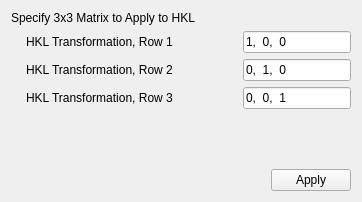
          <widget class="QWidget" name="scrollAreaWidgetContents_6">
           <property name="geometry">
            <rect>
             <x>0</x>
             <y>0</y>
             <width>362</width>
             <height>202</height>
            </rect>
           </property>
           <layout class="QVBoxLayout" name="verticalLayout_16">
            <item>
             <layout class="QHBoxLayout" name="horizontalLayout_37">
              <item>
               <widget class="QLabel" name="HKL_Transfrom_lbl">
                <property name="toolTip">
                 <string>Transform the UB matrix&lt;br&gt; and peak indexes using the specified 3X3 matrix.</string>
                </property>
                <property name="text">
                 <string>Specify 3x3 Matrix to Apply to HKL</string>
                </property>
               </widget>
              </item>
             </layout>
            </item>
            <item>
             <layout class="QHBoxLayout" name="horizontalLayout_38">
              <item>
               <spacer name="horizontalSpacer_48">
                <property name="orientation">
                 <enum>Qt::Horizontal</enum>
                </property>
                <property name="sizeType">
                 <enum>QSizePolicy::Fixed</enum>
                </property>
                <property name="sizeHint" stdset="0">
                 <size>
                  <width>15</width>
                  <height>0</height>
                 </size>
                </property>
               </spacer>
              </item>
              <item>
               <widget class="QLabel" name="HKL_Tran_Row_1_lbl">
                <property name="text">
                 <string>HKL Transformation, Row 1</string>
                </property>
               </widget>
              </item>
              <item>
               <spacer name="horizontalSpacer_45">
                <property name="orientation">
                 <enum>Qt::Horizontal</enum>
                </property>
                <property name="sizeHint" stdset="0">
                 <size>
                  <width>40</width>
                  <height>20</height>
                 </size>
                </property>
               </spacer>
              </item>
              <item>
               <widget class="QLineEdit" name="HKL_tran_row_1_ledt">
                <property name="sizePolicy">
                 <sizepolicy hsizetype="Fixed" vsizetype="Fixed">
                  <horstretch>0</horstretch>
                  <verstretch>0</verstretch>
                 </sizepolicy>
                </property>
                <property name="toolTip">
                 <string>First row of the&lt;br&gt; transformation matrix to apply the HKL indexes.</string>
                </property>
                <property name="text">
                 <string>1,  0,  0</string>
                </property>
               </widget>
              </item>
             </layout>
            </item>
            <item>
             <layout class="QHBoxLayout" name="horizontalLayout_39">
              <item>
               <spacer name="horizontalSpacer_49">
                <property name="orientation">
                 <enum>Qt::Horizontal</enum>
                </property>
                <property name="sizeType">
                 <enum>QSizePolicy::Fixed</enum>
                </property>
                <property name="sizeHint" stdset="0">
                 <size>
                  <width>15</width>
                  <height>0</height>
                 </size>
                </property>
               </spacer>
              </item>
              <item>
               <widget class="QLabel" name="HKL_Tran_Row_2_lbl">
                <property name="text">
                 <string>HKL Transformation, Row 2</string>
                </property>
               </widget>
              </item>
              <item>
               <spacer name="horizontalSpacer_46">
                <property name="orientation">
                 <enum>Qt::Horizontal</enum>
                </property>
                <property name="sizeHint" stdset="0">
                 <size>
                  <width>40</width>
                  <height>20</height>
                 </size>
                </property>
               </spacer>
              </item>
              <item>
               <widget class="QLineEdit" name="HKL_tran_row_2_ledt">
                <property name="sizePolicy">
                 <sizepolicy hsizetype="Fixed" vsizetype="Fixed">
                  <horstretch>0</horstretch>
                  <verstretch>0</verstretch>
                 </sizepolicy>
                </property>
                <property name="toolTip">
                 <string>Second row of the&lt;br&gt; transformation matrix to apply the HKL indexes.</string>
                </property>
                <property name="text">
                 <string>0,  1,  0</string>
                </property>
               </widget>
              </item>
             </layout>
            </item>
            <item>
             <layout class="QHBoxLayout" name="horizontalLayout_40">
              <item>
               <spacer name="horizontalSpacer_50">
                <property name="orientation">
                 <enum>Qt::Horizontal</enum>
                </property>
                <property name="sizeType">
                 <enum>QSizePolicy::Fixed</enum>
                </property>
                <property name="sizeHint" stdset="0">
                 <size>
                  <width>15</width>
                  <height>0</height>
                 </size>
                </property>
               </spacer>
              </item>
              <item>
               <widget class="QLabel" name="HKL_Tran_Row_3_lbl">
                <property name="text">
                 <string>HKL Transformation, Row 3</string>
                </property>
               </widget>
              </item>
              <item>
               <spacer name="horizontalSpacer_47">
                <property name="orientation">
                 <enum>Qt::Horizontal</enum>
                </property>
                <property name="sizeHint" stdset="0">
                 <size>
                  <width>40</width>
                  <height>20</height>
                 </size>
                </property>
               </spacer>
              </item>
              <item>
               <widget class="QLineEdit" name="HKL_tran_row_3_ledt">
                <property name="sizePolicy">
                 <sizepolicy hsizetype="Fixed" vsizetype="Fixed">
                  <horstretch>0</horstretch>
                  <verstretch>0</verstretch>
                 </sizepolicy>
                </property>
                <property name="toolTip">
                 <string>Third row of the&lt;br&gt; transformation matrix to apply the HKL indexes.</string>
                </property>
                <property name="text">
                 <string>0,  0,  1</string>
                </property>
               </widget>
              </item>
             </layout>
            </item>
            <item>
             <spacer name="verticalSpacer_5">
              <property name="orientation">
               <enum>Qt::Vertical</enum>
              </property>
              <property name="sizeHint" stdset="0">
               <size>
                <width>20</width>
                <height>40</height>
               </size>
              </property>
             </spacer>
            </item>
            <item>
             <layout class="QHBoxLayout" name="horizontalLayout_42">
              <item>
               <spacer name="horizontalSpacer_44">
                <property name="orientation">
                 <enum>Qt::Horizontal</enum>
                </property>
                <property name="sizeHint" stdset="0">
                 <size>
                  <width>40</width>
                  <height>20</height>
                 </size>
                </property>
               </spacer>
              </item>
              <item>
               <widget class="QPushButton" name="ApplyChangeHKL_btn">
                <property name="toolTip">
                 <string>Use the specified matrix&lt;br&gt; to update the peak indexes and UB matrix.</string>
                </property>
                <property name="text">
                 <string>Apply</string>
                </property>
               </widget>
              </item>
             </layout>
            </item>
           </layout>
          </widget>
